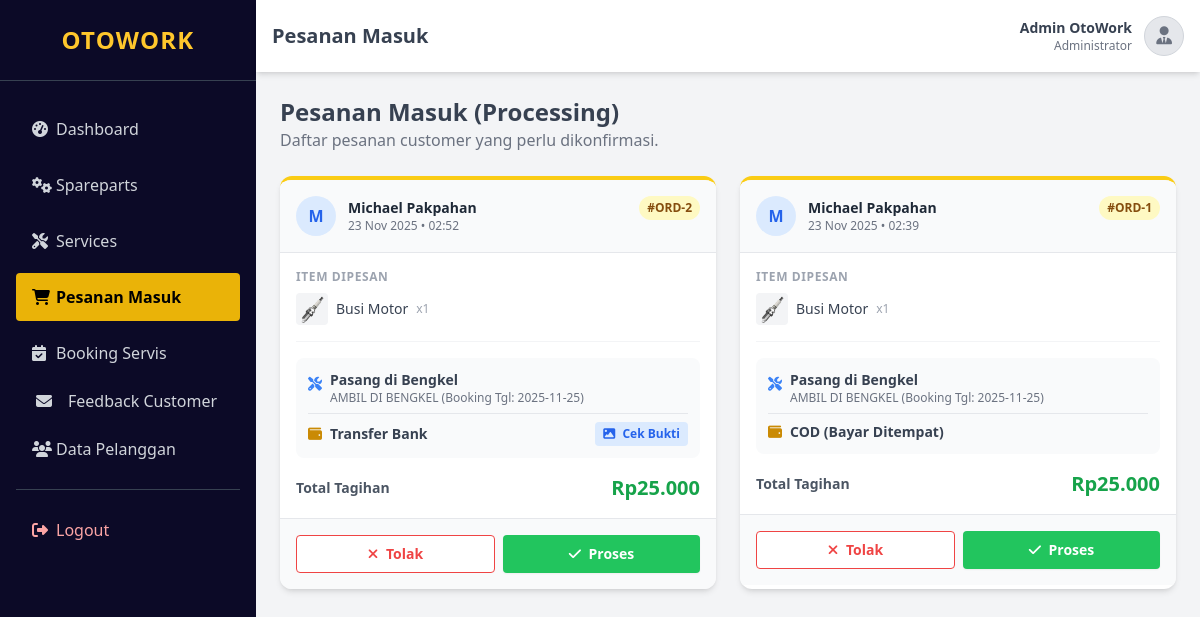
The page /admin/views/orders.php (signed in) on the database its author committed.
### tables this page shows
CREATE TABLE `orders` (
  `id` int(11) NOT NULL,
  `user_id` int(11) DEFAULT NULL,
  `total_amount` int(11) NOT NULL,
  `address` text NOT NULL,
  `payment_method` varchar(20) NOT NULL,
  `payment_proof` varchar(255) DEFAULT NULL,
  `order_date` timestamp NOT NULL DEFAULT current_timestamp(),
  `status` varchar(50) NOT NULL DEFAULT 'processing',
  `completion_token` varchar(255) DEFAULT NULL
);

### admin/views/orders.php (the view, shortened to what this page needs)
<?php
require_once '../../config/database.php';
$pageTitle = 'Pesanan Masuk';
$activeMenu = 'orders';
$sql = "SELECT
            o.id AS order_id,
            o.total_amount,
            o.order_date,
            o.status,
            o.address,
            o.payment_method,
            o.payment_proof,
            u.name AS user_name,
            u.email AS user_email,
            oi.quantity,
            oi.price_at_purchase,
            s.part_name,
            s.image_url
        FROM orders o
        JOIN users u ON o.user_id = u.id
        JOIN order_items oi ON o.id = oi.order_id
        JOIN spareparts s ON oi.sparepart_id = s.id
        WHERE o.status = 'processing'
        ORDER BY o.order_date DESC";
$result = $conn->query($sql);
$orders_data = [];
if ($result && $result->num_rows > 0) {
    while ($row = $result->fetch_assoc()) {
        $order_id = $row['order_id'];
        if (!isset($orders_data[$order_id])) {
            $orders_data[$order_id] = [
                "id" => $order_id,
                "user" => [
                    "name" => $row['user_name'],
                    "email" => $row['user_email']
                ],
                "details" => [
                    "date" => $row['order_date'],
                    "total" => $row['total_amount'],
                    "address" => $row['address'],
                    "pay_method" => $row['payment_method'],
                    "pay_proof" => $row['payment_proof']
                ],
                "items" => []
            ];
        }
        $orders_data[$order_id]['items'][] = [
            "name" => $row['part_name'],
            "qty" => $row['quantity'],
            "price" => $row['price_at_purchase'],
            "img" => $row['image_url']
        ];
    }
}
?>
<!DOCTYPE html>
<html lang="id">
<head>
    <script src="https://cdn.tailwindcss.com"></script>
    <link rel="stylesheet" href="https://cdnjs.cloudflare.com/ajax/libs/font-awesome/6.4.2/css/all.min.css" />
</head>
<body class="bg-gray-100 font-sans">
    <div class="flex h-screen overflow-hidden">
        <?php require_once '../includes/sidebar.php'; ?>
        <div class="flex-1 flex flex-col w-full">
            <?php require_once '../includes/header.php'; ?>
            <main class="flex-1 overflow-x-hidden overflow-y-auto bg-gray-100 p-6">
                <div class="mb-6">
                    <h3 class="text-2xl font-bold text-gray-700">Pesanan Masuk (Processing)</h3>
                    <p class="text-gray-500">Daftar pesanan customer yang perlu dikonfirmasi.</p>
                </div>
                <?php if (!empty($orders_data)): ?>
                    <div class="grid grid-cols-1 md:grid-cols-2 xl:grid-cols-3 gap-6">
                        <?php foreach ($orders_data as $order): ?>
                            <div class="bg-white rounded-xl shadow-md overflow-hidden border-t-4 border-yellow-400 hover:shadow-lg transition">
                                <div class="p-4 bg-gray-50 border-b flex justify-between items-start">
                                    <div class="flex items-center gap-3">
                                        <div class="w-10 h-10 rounded-full bg-blue-100 flex items-center justify-center text-blue-600 font-bold">
                                            <?= strtoupper(substr($order['user']['name'], 0, 1)) ?>
                                        </div>
                                        <div>
                                            <h4 class="font-bold text-gray-800 text-sm"><?= htmlspecialchars($order['user']['name']) ?></h4>
                                            <p class="text-xs text-gray-500"><?= date('d M Y • H:i', strtotime($order['details']['date'])) ?></p>
                                        </div>
                                    </div>
                                    <span class="bg-yellow-100 text-yellow-800 text-xs px-2 py-1 rounded-full font-bold">
                                        #ORD-<?= $order['id'] ?>
                                    </span>
                                </div>
                                <div class="p-4">
                                    <div class="text-xs font-semibold text-gray-400 uppercase tracking-wider mb-2">Item Dipesan</div>
                                    <ul class="space-y-3 mb-4 border-b border-gray-100 pb-4">
                                        <?php foreach ($order['items'] as $item): ?>
                                            <li class="flex justify-between items-center text-sm">
                                                <div class="flex items-center gap-2">
                                                    <img src="<?= BASE_URL ?>/assets/img/spareparts/<?= $item['img'] ?>" class="w-8 h-8 rounded object-cover bg-gray-100">
                                                    <span class="font-medium text-gray-700"><?= htmlspecialchars($item['name']) ?></span>
                                                    <span class="text-gray-400 text-xs">x<?= $item['qty'] ?></span>
                                                </div>
                                            </li>
                                        <?php endforeach; ?>
                                    </ul>
                                    <div class="bg-gray-50 p-3 rounded-lg text-sm space-y-2 mb-4">
                                        <?php
                                        $isPickup = strpos($order['details']['address'], 'AMBIL DI BENGKEL') !== false;
                                        ?>
                                        <div class="flex items-start gap-2">
                                            <div class="mt-1">
                                                <?php if ($isPickup): ?>
                                                    <i class="fas fa-tools text-blue-500" title="Pasang di Bengkel"></i>
                                                <?php else: ?>
                                                    <i class="fas fa-truck text-green-500" title="Kirim ke Rumah"></i>
                                                <?php endif; ?>
                                            </div>
                                            <div>
                                                <p class="font-bold text-gray-700"><?= $isPickup ? 'Pasang di Bengkel' : 'Home Delivery' ?></p>
                                                <p class="text-xs text-gray-500 leading-tight">
                                                    <?= htmlspecialchars($order['details']['address']) ?>
                                                </p>
                                            </div>
                                        </div>
                                        <div class="flex items-center gap-2 border-t border-gray-200 pt-2 mt-2">
                                            <i class="fas fa-wallet text-yellow-600"></i>
                                            <span class="font-bold text-gray-700">
                                                <?= ($order['details']['pay_method'] == 'cod') ? 'COD (Bayar Ditempat)' : 'Transfer Bank' ?>
                                            </span>
                                            <?php if ($order['details']['pay_method'] == 'transfer'): ?>
                                                <button onclick="lihatBukti('<?= BASE_URL ?>/assets/img/proofs/<?= $order['details']['pay_proof'] ?>')" class="text-xs bg-blue-100 text-blue-600 px-2 py-1 rounded hover:bg-blue-200 transition ml-auto font-bold">
                                                    <i class="fas fa-image mr-1"></i> Cek Bukti
                                                </button>
                                            <?php endif; ?>
                                        </div>
                                    </div>
                                    <div class="flex justify-between items-center">
                                        <span class="text-gray-600 font-bold text-sm">Total Tagihan</span>
                                        <span class="text-xl font-bold text-green-600">Rp<?= number_format($order['details']['total'], 0, ',', '.') ?></span>
                                    </div>
                                </div>
                                <div class="p-4 bg-gray-50 border-t flex gap-2">
                                    <button onclick="prosesOrder(<?= $order['id'] ?>, 'reject')" class="flex-1 bg-white border border-red-500 text-red-500 py-2 rounded hover:bg-red-50 transition font-bold text-sm">
                                        <i class="fas fa-times mr-1"></i> Tolak
                                    </button>
                                    <button onclick="prosesOrder(<?= $order['id'] ?>, 'accept')" class="flex-1 bg-green-500 text-white py-2 rounded hover:bg-green-600 transition font-bold text-sm shadow-sm">
                                        <i class="fas fa-check mr-1"></i> Proses
                                    </button>
                                </div>
                            </div>
                        <?php endforeach; ?>
                    </div>
                <?php endif; ?>
            </main>
        </div>
    </div>
</body>
</html>

### admin/includes/sidebar.php
<aside class="w-64 bg-[#0c0a27] text-white hidden md:block flex-shrink-0">
    <div class="p-6 flex items-center justify-center border-b border-gray-700">
        <h1 class="text-2xl font-bold text-[#FFC72C] tracking-wider">OTOWORK</h1>
    </div>
    <nav class="mt-6 px-4">
        <a href="<?= BASE_URL ?>/admin/views/dashboard.php" class="flex items-center py-3 px-4 rounded transition-colors <?= ($activeMenu == 'dashboard') ? 'bg-yellow-500 text-black font-bold' : 'hover:bg-gray-700 text-gray-300'; ?>">
            <i class="fas fa-tachometer-alt w-6"></i>
            <span>Dashboard</span>
        </a>
        <a href="<?= BASE_URL ?>/admin/views/spareparts.php" class="flex items-center py-3 px-4 mt-2 rounded transition-colors <?= ($activeMenu == 'spareparts') ? 'bg-yellow-500 text-black font-bold' : 'hover:bg-gray-700 text-gray-300'; ?>">
            <i class="fas fa-cogs w-6"></i>
            <span>Spareparts</span>
        </a>
        <a href="<?= BASE_URL ?>/admin/views/services.php" class="flex items-center py-3 px-4 mt-2 rounded transition-colors <?= ($activeMenu == 'services') ? 'bg-yellow-500 text-black font-bold' : 'hover:bg-gray-700 text-gray-300'; ?>">
            <i class="fas fa-tools w-6"></i>
            <span>Services</span>
        </a>
        <a href="<?= BASE_URL ?>/admin/views/orders.php" class="flex items-center py-3 px-4 mt-2 rounded transition-colors <?= ($activeMenu == 'orders') ? 'bg-yellow-500 text-black font-bold' : 'hover:bg-gray-700 text-gray-300'; ?>">
            <i class="fas fa-shopping-cart w-6"></i>
            <span>Pesanan Masuk</span>
        </a>
        <a href="<?= BASE_URL ?>/admin/views/bookings.php" class="flex items-center py-3 px-4 mt-2 rounded transition-colors <?= ($activeMenu == 'bookings') ? 'bg-yellow-500 text-black font-bold' : 'hover:bg-gray-700 text-gray-300'; ?>">
            <i class="fas fa-calendar-check w-6"></i>
            <span>Booking Servis</span>
        </a>
        <a href="<?= BASE_URL ?>/admin/views/feedback.php" class="flex items-center py-3 px-4 rounded transition-all duration-200 <?= ($activeMenu == 'feedback') ? 'bg-[#FFC72C] text-black font-bold shadow-lg' : 'hover:bg-gray-700 text-gray-300 hover:text-white'; ?>">
            <i class="fas fa-envelope w-6 text-center"></i>
            <span class="ml-3">Feedback Customer</span>
        </a>
        <a href="<?= BASE_URL ?>/admin/views/customers.php" class="flex items-center py-3 px-4 rounded transition-all duration-200 <?= ($activeMenu == 'customers') ? 'bg-[#FFC72C] text-black font-bold shadow-lg' : 'hover:bg-gray-700 text-gray-300 hover:text-white'; ?>">
            <i class="fas fa-users w-6"></i>
            <span>Data Pelanggan</span>
        </a>
        <div class="border-t border-gray-700 my-4"></div>
        <a href="<?= BASE_URL ?>/logic/auth.php?act=logout" class="flex items-center py-3 px-4 rounded hover:bg-red-600 text-red-300 transition-colors">
            <i class="fas fa-sign-out-alt w-6"></i>
            <span>Logout</span>
        </a>
    </nav>
</aside>

### admin/includes/header.php (shortened to what this page needs)
<header class="bg-white shadow-md p-4 flex justify-between items-center z-10">
    <h2 class="text-xl font-semibold text-gray-700 ml-4 md:ml-0">
        <?= isset($pageTitle) ? $pageTitle : 'Admin Panel' ?>
    </h2>
    <div class="flex items-center gap-3">
        <div class="text-right hidden sm:block">
            <p class="text-sm font-bold text-gray-700"><?= $_SESSION['name'] ?? 'Admin'; ?></p>
            <p class="text-xs text-gray-500">Administrator</p>
        </div>
        <div class="w-10 h-10 rounded-full bg-gray-200 flex items-center justify-center overflow-hidden border border-gray-300">
            <i class="fas fa-user-tie text-gray-500 text-lg"></i>
        </div>
    </div>
</header>

### rows shown on the page
orders: order_date "23 Nov 2025 • 02:52", address "AMBIL DI BENGKEL (Booking Tgl: 2025-11-25)", payment_method "transfer" (drawn)
orders: order_date "23 Nov 2025 • 02:39", address "AMBIL DI BENGKEL (Booking Tgl: 2025-11-25)"

### other values the page prints
$pageTitle "Pesanan Masuk"
$_SESSION['name'] "Admin OtoWork"
substr($order['user']['name'], 0, 1) "M"
$order['user']['name'] "Michael Pakpahan"
$order['id'] "2"
$item['name'] "Busi Motor"
$item['qty'] "1"
$order['details']['total'] "25.000"
$order['id'] "1"
